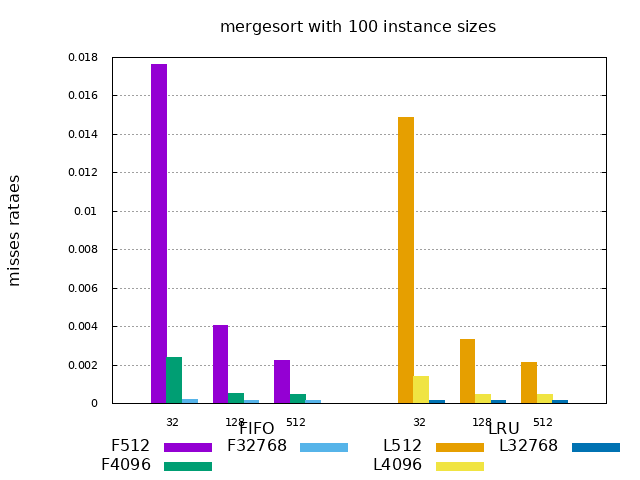

Reproduce this figure in gnuplot.
set term push
set term png
set output "mergesort with 100 instance sizes.png"
set title "mergesort with 100 instance sizes"
set ylabel "misses rataes"
set auto x
set yrange [0:0.005]
set style data histogram
set key under nobox
set style histogram clustered gap 1 title offset 2,0.25
set style fill solid noborder
set boxwidth 0.95
unset xtics
set xtics nomirror font ",8"
set xlabel offset 0,-2
set ytics font ",8"
set grid y
set auto y
plot newhistogram "FIFO",'mergesort with 100 instance sizes.dat' using "F512":xtic(1) t col, '' u "F4096" t col, '' u "F32768" t col,newhistogram "LRU",'mergesort with 100 instance sizes.dat' using "L512":xtic(1) t col, '' u "L4096" t col, '' u "L32768" t col
set output
set term pop
